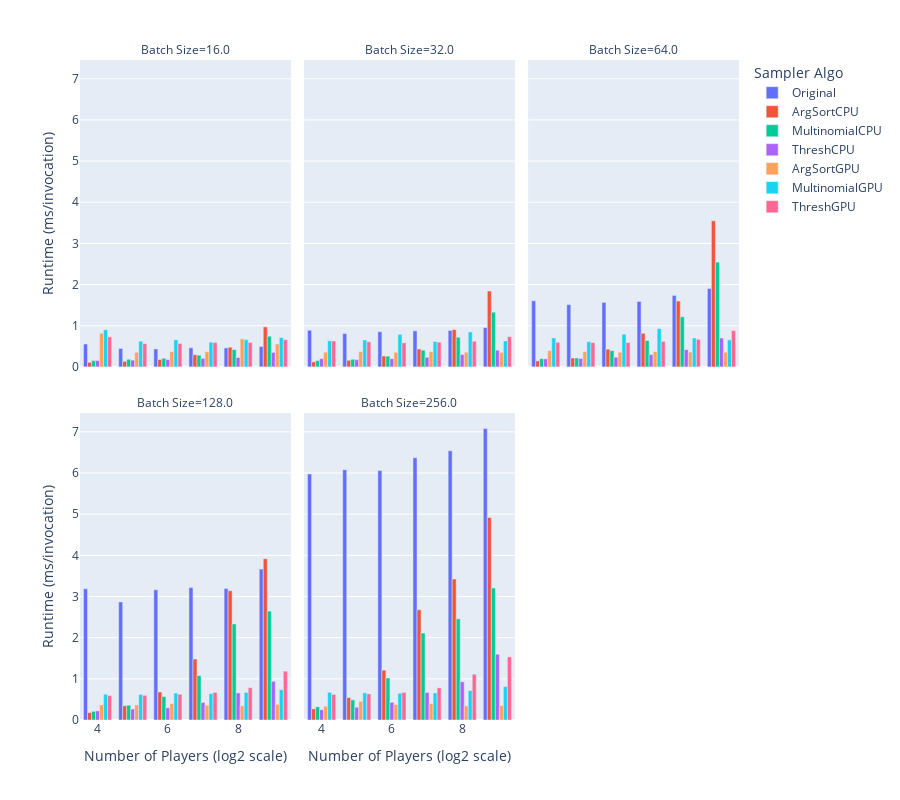

Notebook cell for this chart:
### Code cell
px.bar(
    results,
    x="Number of Players (log2 scale)",
    y="Runtime (ms/invocation)",
    color="Sampler Algo",
    facet_col="Batch Size",
    facet_col_wrap=3,
    barmode="group",
    height=800,
)

### Figure 1 — Plotly figure (JSON) as saved in the notebook; plotly's stock layout.template omitted (floating-point values rounded to 4 significant figures)
{"data": [{"alignmentgroup": "True", "hovertemplate": "Sampler Algo=Original<br>Batch Size=16.0<br>Number of Players (log2 scale)=%{x}<br>Runtime (ms/invocation)=%{y}<extra></extra>", "legendgroup": "Original", "marker": {"color": "#636efa", "pattern": {"shape": ""}}, "name": "Original", "offsetgroup": "Original", "orientation": "v", "showlegend": true, "textposition": "auto", "type": "bar", "x": [4, 5, 6, 7, 8, 9], "xaxis": "x4", "y": [0.5554, 0.4471, 0.4357, 0.4651, 0.4603, 0.4954], "yaxis": "y4"}, {"alignmentgroup": "True", "hovertemplate": "Sampler Algo=Original<br>Batch Size=32.0<br>Number of Players (log2 scale)=%{x}<br>Runtime (ms/invocation)=%{y}<extra></extra>", "legendgroup": "Original", "marker": {"color": "#636efa", "pattern": {"shape": ""}}, "name": "Original", "offsetgroup": "Original", "orientation": "v", "showlegend": false, "textposition": "auto", "type": "bar", "x": [4, 5, 6, 7, 8, 9], "xaxis": "x5", "y": [0.8905, 0.8089, 0.8548, 0.8758, 0.8856, 0.955], "yaxis": "y5"}, {"alignmentgroup": "True", "hovertemplate": "Sampler Algo=Original<br>Batch Size=64.0<br>Number of Players (log2 scale)=%{x}<br>Runtime (ms/invocation)=%{y}<extra></extra>", "legendgroup": "Original", "marker": {"color": "#636efa", "pattern": {"shape": ""}}, "name": "Original", "offsetgroup": "Original", "orientation": "v", "showlegend": false, "textposition": "auto", "type": "bar", "x": [4, 5, 6, 7, 8, 9], "xaxis": "x6", "y": [1.606, 1.512, 1.567, 1.59, 1.736, 1.903], "yaxis": "y6"}, {"alignmentgroup": "True", "hovertemplate": "Sampler Algo=Original<br>Batch Size=128.0<br>Number of Players (log2 scale)=%{x}<br>Runtime (ms/invocation)=%{y}<extra></extra>", "legendgroup": "Original", "marker": {"color": "#636efa", "pattern": {"shape": ""}}, "name": "Original", "offsetgroup": "Original", "orientation": "v", "showlegend": false, "textposition": "auto", "type": "bar", "x": [4, 5, 6, 7, 8, 9], "xaxis": "x", "y": [3.187, 2.868, 3.163, 3.216, 3.192, 3.665], "yaxis": "y"}, {"alignmentgroup": "True", "hovertemplate": "Sampler Algo=Original<br>Batch Size=256.0<br>Number of Players (log2 scale)=%{x}<br>Runtime (ms/invocation)=%{y}<extra></extra>", "legendgroup": "Original", "marker": {"color": "#636efa", "pattern": {"shape": ""}}, "name": "Original", "offsetgroup": "Original", "orientation": "v", "showlegend": false, "textposition": "auto", "type": "bar", "x": [4, 5, 6, 7, 8, 9], "xaxis": "x2", "y": [5.976, 6.08, 6.058, 6.369, 6.54, 7.082], "yaxis": "y2"}, {"alignmentgroup": "True", "hovertemplate": "Sampler Algo=ArgSortCPU<br>Batch Size=16.0<br>Number of Players (log2 scale)=%{x}<br>Runtime (ms/invocation)=%{y}<extra></extra>", "legendgroup": "ArgSortCPU", "marker": {"color": "#EF553B", "pattern": {"shape": ""}}, "name": "ArgSortCPU", "offsetgroup": "ArgSortCPU", "orientation": "v", "showlegend": true, "textposition": "auto", "type": "bar", "x": [4, 5, 6, 7, 8, 9], "xaxis": "x4", "y": [0.1116, 0.1353, 0.1807, 0.2953, 0.4783, 0.9723], "yaxis": "y4"}, {"alignmentgroup": "True", "hovertemplate": "Sampler Algo=ArgSortCPU<br>Batch Size=32.0<br>Number of Players (log2 scale)=%{x}<br>Runtime (ms/invocation)=%{y}<extra></extra>", "legendgroup": "ArgSortCPU", "marker": {"color": "#EF553B", "pattern": {"shape": ""}}, "name": "ArgSortCPU", "offsetgroup": "ArgSortCPU", "orientation": "v", "showlegend": false, "textposition": "auto", "type": "bar", "x": [4, 5, 6, 7, 8, 9], "xaxis": "x5", "y": [0.1223, 0.1607, 0.2652, 0.4355, 0.9061, 1.843], "yaxis": "y5"}, {"alignmentgroup": "True", "hovertemplate": "Sampler Algo=ArgSortCPU<br>Batch Size=64.0<br>Number of Players (log2 scale)=%{x}<br>Runtime (ms/invocation)=%{y}<extra></extra>", "legendgroup": "ArgSortCPU", "marker": {"color": "#EF553B", "pattern": {"shape": ""}}, "name": "ArgSortCPU", "offsetgroup": "ArgSortCPU", "orientation": "v", "showlegend": false, "textposition": "auto", "type": "bar", "x": [4, 5, 6, 7, 8, 9], "xaxis": "x6", "y": [0.146, 0.2167, 0.4305, 0.8174, 1.601, 3.549], "yaxis": "y6"}, {"alignmentgroup": "True", "hovertemplate": "Sampler Algo=ArgSortCPU<br>Batch Size=128.0<br>Number of Players (log2 scale)=%{x}<br>Runtime (ms/invocation)=%{y}<extra></extra>", "legendgroup": "ArgSortCPU", "marker": {"color": "#EF553B", "pattern": {"shape": ""}}, "name": "ArgSortCPU", "offsetgroup": "ArgSortCPU", "orientation": "v", "showlegend": false, "textposition": "auto", "type": "bar", "x": [4, 5, 6, 7, 8, 9], "xaxis": "x", "y": [0.1802, 0.3476, 0.6809, 1.481, 3.142, 3.919], "yaxis": "y"}, {"alignmentgroup": "True", "hovertemplate": "Sampler Algo=ArgSortCPU<br>Batch Size=256.0<br>Number of Players (log2 scale)=%{x}<br>Runtime (ms/invocation)=%{y}<extra></extra>", "legendgroup": "ArgSortCPU", "marker": {"color": "#EF553B", "pattern": {"shape": ""}}, "name": "ArgSortCPU", "offsetgroup": "ArgSortCPU", "orientation": "v", "showlegend": false, "textposition": "auto", "type": "bar", "x": [4, 5, 6, 7, 8, 9], "xaxis": "x2", "y": [0.2714, 0.5457, 1.211, 2.678, 3.427, 4.922], "yaxis": "y2"}, {"alignmentgroup": "True", "hovertemplate": "Sampler Algo=MultinomialCPU<br>Batch Size=16.0<br>Number of Players (log2 scale)=%{x}<br>Runtime (ms/invocation)=%{y}<extra></extra>", "legendgroup": "MultinomialCPU", "marker": {"color": "#00cc96", "pattern": {"shape": ""}}, "name": "MultinomialCPU", "offsetgroup": "MultinomialCPU", "orientation": "v", "showlegend": true, "textposition": "auto", "type": "bar", "x": [4, 5, 6, 7, 8, 9], "xaxis": "x4", "y": [0.1551, 0.1851, 0.21, 0.2848, 0.4202, 0.7455], "yaxis": "y4"}, {"alignmentgroup": "True", "hovertemplate": "Sampler Algo=MultinomialCPU<br>Batch Size=32.0<br>Number of Players (log2 scale)=%{x}<br>Runtime (ms/invocation)=%{y}<extra></extra>", "legendgroup": "MultinomialCPU", "marker": {"color": "#00cc96", "pattern": {"shape": ""}}, "name": "MultinomialCPU", "offsetgroup": "MultinomialCPU", "orientation": "v", "showlegend": false, "textposition": "auto", "type": "bar", "x": [4, 5, 6, 7, 8, 9], "xaxis": "x5", "y": [0.1551, 0.1851, 0.2601, 0.4056, 0.7207, 1.329], "yaxis": "y5"}, {"alignmentgroup": "True", "hovertemplate": "Sampler Algo=MultinomialCPU<br>Batch Size=64.0<br>Number of Players (log2 scale)=%{x}<br>Runtime (ms/invocation)=%{y}<extra></extra>", "legendgroup": "MultinomialCPU", "marker": {"color": "#00cc96", "pattern": {"shape": ""}}, "name": "MultinomialCPU", "offsetgroup": "MultinomialCPU", "orientation": "v", "showlegend": false, "textposition": "auto", "type": "bar", "x": [4, 5, 6, 7, 8, 9], "xaxis": "x6", "y": [0.2, 0.2155, 0.3951, 0.6423, 1.217, 2.545], "yaxis": "y6"}, {"alignmentgroup": "True", "hovertemplate": "Sampler Algo=MultinomialCPU<br>Batch Size=128.0<br>Number of Players (log2 scale)=%{x}<br>Runtime (ms/invocation)=%{y}<extra></extra>", "legendgroup": "MultinomialCPU", "marker": {"color": "#00cc96", "pattern": {"shape": ""}}, "name": "MultinomialCPU", "offsetgroup": "MultinomialCPU", "orientation": "v", "showlegend": false, "textposition": "auto", "type": "bar", "x": [4, 5, 6, 7, 8, 9], "xaxis": "x", "y": [0.2101, 0.3601, 0.5705, 1.08, 2.333, 2.645], "yaxis": "y"}, {"alignmentgroup": "True", "hovertemplate": "Sampler Algo=MultinomialCPU<br>Batch Size=256.0<br>Number of Players (log2 scale)=%{x}<br>Runtime (ms/invocation)=%{y}<extra></extra>", "legendgroup": "MultinomialCPU", "marker": {"color": "#00cc96", "pattern": {"shape": ""}}, "name": "MultinomialCPU", "offsetgroup": "MultinomialCPU", "orientation": "v", "showlegend": false, "textposition": "auto", "type": "bar", "x": [4, 5, 6, 7, 8, 9], "xaxis": "x2", "y": [0.32, 0.4903, 1.02, 2.112, 2.458, 3.206], "yaxis": "y2"}, {"alignmentgroup": "True", "hovertemplate": "Sampler Algo=ThreshCPU<br>Batch Size=16.0<br>Number of Players (log2 scale)=%{x}<br>Runtime (ms/invocation)=%{y}<extra></extra>", "legendgroup": "ThreshCPU", "marker": {"color": "#ab63fa", "pattern": {"shape": ""}}, "name": "ThreshCPU", "offsetgroup": "ThreshCPU", "orientation": "v", "showlegend": true, "textposition": "auto", "type": "bar", "x": [4, 5, 6, 7, 8, 9], "xaxis": "x4", "y": [0.1556, 0.1651, 0.18, 0.206, 0.2285, 0.353], "yaxis": "y4"}, {"alignmentgroup": "True", "hovertemplate": "Sampler Algo=ThreshCPU<br>Batch Size=32.0<br>Number of Players (log2 scale)=%{x}<br>Runtime (ms/invocation)=%{y}<extra></extra>", "legendgroup": "ThreshCPU", "marker": {"color": "#ab63fa", "pattern": {"shape": ""}}, "name": "ThreshCPU", "offsetgroup": "ThreshCPU", "orientation": "v", "showlegend": false, "textposition": "auto", "type": "bar", "x": [4, 5, 6, 7, 8, 9], "xaxis": "x5", "y": [0.2002, 0.1751, 0.2, 0.2335, 0.2989, 0.4058], "yaxis": "y5"}, {"alignmentgroup": "True", "hovertemplate": "Sampler Algo=ThreshCPU<br>Batch Size=64.0<br>Number of Players (log2 scale)=%{x}<br>Runtime (ms/invocation)=%{y}<extra></extra>", "legendgroup": "ThreshCPU", "marker": {"color": "#ab63fa", "pattern": {"shape": ""}}, "name": "ThreshCPU", "offsetgroup": "ThreshCPU", "orientation": "v", "showlegend": false, "textposition": "auto", "type": "bar", "x": [4, 5, 6, 7, 8, 9], "xaxis": "x6", "y": [0.1952, 0.2051, 0.2354, 0.3005, 0.4186, 0.7009], "yaxis": "y6"}, {"alignmentgroup": "True", "hovertemplate": "Sampler Algo=ThreshCPU<br>Batch Size=128.0<br>Number of Players (log2 scale)=%{x}<br>Runtime (ms/invocation)=%{y}<extra></extra>", "legendgroup": "ThreshCPU", "marker": {"color": "#ab63fa", "pattern": {"shape": ""}}, "name": "ThreshCPU", "offsetgroup": "ThreshCPU", "orientation": "v", "showlegend": false, "textposition": "auto", "type": "bar", "x": [4, 5, 6, 7, 8, 9], "xaxis": "x", "y": [0.2202, 0.2657, 0.2957, 0.4256, 0.6583, 0.941], "yaxis": "y"}, {"alignmentgroup": "True", "hovertemplate": "Sampler Algo=ThreshCPU<br>Batch Size=256.0<br>Number of Players (log2 scale)=%{x}<br>Runtime (ms/invocation)=%{y}<extra></extra>", "legendgroup": "ThreshCPU", "marker": {"color": "#ab63fa", "pattern": {"shape": ""}}, "name": "ThreshCPU", "offsetgroup": "ThreshCPU", "orientation": "v", "showlegend": false, "textposition": "auto", "type": "bar", "x": [4, 5, 6, 7, 8, 9], "xaxis": "x2", "y": [0.2513, 0.3103, 0.4297, 0.6682, 0.9288, 1.598], "yaxis": "y2"}, {"alignmentgroup": "True", "hovertemplate": "Sampler Algo=ArgSortGPU<br>Batch Size=16.0<br>Number of Players (log2 scale)=%{x}<br>Runtime (ms/invocation)=%{y}<extra></extra>", "legendgroup": "ArgSortGPU", "marker": {"color": "#FFA15A", "pattern": {"shape": ""}}, "name": "ArgSortGPU", "offsetgroup": "ArgSortGPU", "orientation": "v", "showlegend": true, "textposition": "auto", "type": "bar", "x": [4, 5, 6, 7, 8, 9], "xaxis": "x4", "y": [0.8169, 0.3543, 0.3713, 0.3703, 0.6829, 0.5549], "yaxis": "y4"}, {"alignmentgroup": "True", "hovertemplate": "Sampler Algo=ArgSortGPU<br>Batch Size=32.0<br>Number of Players (log2 scale)=%{x}<br>Runtime (ms/invocation)=%{y}<extra></extra>", "legendgroup": "ArgSortGPU", "marker": {"color": "#FFA15A", "pattern": {"shape": ""}}, "name": "ArgSortGPU", "offsetgroup": "ArgSortGPU", "orientation": "v", "showlegend": false, "textposition": "auto", "type": "bar", "x": [4, 5, 6, 7, 8, 9], "xaxis": "x5", "y": [0.3579, 0.3724, 0.3552, 0.3703, 0.3555, 0.3516], "yaxis": "y5"}, {"alignmentgroup": "True", "hovertemplate": "Sampler Algo=ArgSortGPU<br>Batch Size=64.0<br>Number of Players (log2 scale)=%{x}<br>Runtime (ms/invocation)=%{y}<extra></extra>", "legendgroup": "ArgSortGPU", "marker": {"color": "#FFA15A", "pattern": {"shape": ""}}, "name": "ArgSortGPU", "offsetgroup": "ArgSortGPU", "orientation": "v", "showlegend": false, "textposition": "auto", "type": "bar", "x": [4, 5, 6, 7, 8, 9], "xaxis": "x6", "y": [0.3948, 0.3707, 0.3576, 0.3685, 0.3603, 0.3571], "yaxis": "y6"}, {"alignmentgroup": "True", "hovertemplate": "Sampler Algo=ArgSortGPU<br>Batch Size=128.0<br>Number of Players (log2 scale)=%{x}<br>Runtime (ms/invocation)=%{y}<extra></extra>", "legendgroup": "ArgSortGPU", "marker": {"color": "#FFA15A", "pattern": {"shape": ""}}, "name": "ArgSortGPU", "offsetgroup": "ArgSortGPU", "orientation": "v", "showlegend": false, "textposition": "auto", "type": "bar", "x": [4, 5, 6, 7, 8, 9], "xaxis": "x", "y": [0.3652, 0.3665, 0.4001, 0.3581, 0.3453, 0.3787], "yaxis": "y"}, {"alignmentgroup": "True", "hovertemplate": "Sampler Algo=ArgSortGPU<br>Batch Size=256.0<br>Number of Players (log2 scale)=%{x}<br>Runtime (ms/invocation)=%{y}<extra></extra>", "legendgroup": "ArgSortGPU", "marker": {"color": "#FFA15A", "pattern": {"shape": ""}}, "name": "ArgSortGPU", "offsetgroup": "ArgSortGPU", "orientation": "v", "showlegend": false, "textposition": "auto", "type": "bar", "x": [4, 5, 6, 7, 8, 9], "xaxis": "x2", "y": [0.336, 0.4522, 0.3745, 0.3994, 0.3445, 0.3526], "yaxis": "y2"}, {"alignmentgroup": "True", "hovertemplate": "Sampler Algo=MultinomialGPU<br>Batch Size=16.0<br>Number of Players (log2 scale)=%{x}<br>Runtime (ms/invocation)=%{y}<extra></extra>", "legendgroup": "MultinomialGPU", "marker": {"color": "#19d3f3", "pattern": {"shape": ""}}, "name": "MultinomialGPU", "offsetgroup": "MultinomialGPU", "orientation": "v", "showlegend": true, "textposition": "auto", "type": "bar", "x": [4, 5, 6, 7, 8, 9], "xaxis": "x4", "y": [0.9012, 0.6257, 0.6583, 0.6005, 0.6604, 0.7116], "yaxis": "y4"}, {"alignmentgroup": "True", "hovertemplate": "Sampler Algo=MultinomialGPU<br>Batch Size=32.0<br>Number of Players (log2 scale)=%{x}<br>Runtime (ms/invocation)=%{y}<extra></extra>", "legendgroup": "MultinomialGPU", "marker": {"color": "#19d3f3", "pattern": {"shape": ""}}, "name": "MultinomialGPU", "offsetgroup": "MultinomialGPU", "orientation": "v", "showlegend": false, "textposition": "auto", "type": "bar", "x": [4, 5, 6, 7, 8, 9], "xaxis": "x5", "y": [0.6352, 0.6534, 0.7903, 0.6165, 0.8491, 0.6299], "yaxis": "y5"}, {"alignmentgroup": "True", "hovertemplate": "Sampler Algo=MultinomialGPU<br>Batch Size=64.0<br>Number of Players (log2 scale)=%{x}<br>Runtime (ms/invocation)=%{y}<extra></extra>", "legendgroup": "MultinomialGPU", "marker": {"color": "#19d3f3", "pattern": {"shape": ""}}, "name": "MultinomialGPU", "offsetgroup": "MultinomialGPU", "orientation": "v", "showlegend": false, "textposition": "auto", "type": "bar", "x": [4, 5, 6, 7, 8, 9], "xaxis": "x6", "y": [0.7038, 0.6116, 0.7951, 0.9304, 0.7027, 0.656], "yaxis": "y6"}, {"alignmentgroup": "True", "hovertemplate": "Sampler Algo=MultinomialGPU<br>Batch Size=128.0<br>Number of Players (log2 scale)=%{x}<br>Runtime (ms/invocation)=%{y}<extra></extra>", "legendgroup": "MultinomialGPU", "marker": {"color": "#19d3f3", "pattern": {"shape": ""}}, "name": "MultinomialGPU", "offsetgroup": "MultinomialGPU", "orientation": "v", "showlegend": false, "textposition": "auto", "type": "bar", "x": [4, 5, 6, 7, 8, 9], "xaxis": "x", "y": [0.6255, 0.6208, 0.6559, 0.6424, 0.6699, 0.7368], "yaxis": "y"}, {"alignmentgroup": "True", "hovertemplate": "Sampler Algo=MultinomialGPU<br>Batch Size=256.0<br>Number of Players (log2 scale)=%{x}<br>Runtime (ms/invocation)=%{y}<extra></extra>", "legendgroup": "MultinomialGPU", "marker": {"color": "#19d3f3", "pattern": {"shape": ""}}, "name": "MultinomialGPU", "offsetgroup": "MultinomialGPU", "orientation": "v", "showlegend": false, "textposition": "auto", "type": "bar", "x": [4, 5, 6, 7, 8, 9], "xaxis": "x2", "y": [0.6725, 0.6602, 0.6504, 0.6579, 0.7163, 0.8122], "yaxis": "y2"}, {"alignmentgroup": "True", "hovertemplate": "Sampler Algo=ThreshGPU<br>Batch Size=16.0<br>Number of Players (log2 scale)=%{x}<br>Runtime (ms/invocation)=%{y}<extra></extra>", "legendgroup": "ThreshGPU", "marker": {"color": "#FF6692", "pattern": {"shape": ""}}, "name": "ThreshGPU", "offsetgroup": "ThreshGPU", "orientation": "v", "showlegend": true, "textposition": "auto", "type": "bar", "x": [4, 5, 6, 7, 8, 9], "xaxis": "x4", "y": [0.7308, 0.5658, 0.5703, 0.5911, 0.5939, 0.661], "yaxis": "y4"}, {"alignmentgroup": "True", "hovertemplate": "Sampler Algo=ThreshGPU<br>Batch Size=32.0<br>Number of Players (log2 scale)=%{x}<br>Runtime (ms/invocation)=%{y}<extra></extra>", "legendgroup": "ThreshGPU", "marker": {"color": "#FF6692", "pattern": {"shape": ""}}, "name": "ThreshGPU", "offsetgroup": "ThreshGPU", "orientation": "v", "showlegend": false, "textposition": "auto", "type": "bar", "x": [4, 5, 6, 7, 8, 9], "xaxis": "x5", "y": [0.6291, 0.6109, 0.5851, 0.6004, 0.624, 0.7354], "yaxis": "y5"}, {"alignmentgroup": "True", "hovertemplate": "Sampler Algo=ThreshGPU<br>Batch Size=64.0<br>Number of Players (log2 scale)=%{x}<br>Runtime (ms/invocation)=%{y}<extra></extra>", "legendgroup": "ThreshGPU", "marker": {"color": "#FF6692", "pattern": {"shape": ""}}, "name": "ThreshGPU", "offsetgroup": "ThreshGPU", "orientation": "v", "showlegend": false, "textposition": "auto", "type": "bar", "x": [4, 5, 6, 7, 8, 9], "xaxis": "x6", "y": [0.5974, 0.5914, 0.5903, 0.6202, 0.6692, 0.882], "yaxis": "y6"}, {"alignmentgroup": "True", "hovertemplate": "Sampler Algo=ThreshGPU<br>Batch Size=128.0<br>Number of Players (log2 scale)=%{x}<br>Runtime (ms/invocation)=%{y}<extra></extra>", "legendgroup": "ThreshGPU", "marker": {"color": "#FF6692", "pattern": {"shape": ""}}, "name": "ThreshGPU", "offsetgroup": "ThreshGPU", "orientation": "v", "showlegend": false, "textposition": "auto", "type": "bar", "x": [4, 5, 6, 7, 8, 9], "xaxis": "x", "y": [0.5913, 0.5998, 0.6263, 0.6711, 0.7859, 1.186], "yaxis": "y"}, {"alignmentgroup": "True", "hovertemplate": "Sampler Algo=ThreshGPU<br>Batch Size=256.0<br>Number of Players (log2 scale)=%{x}<br>Runtime (ms/invocation)=%{y}<extra></extra>", "legendgroup": "ThreshGPU", "marker": {"color": "#FF6692", "pattern": {"shape": ""}}, "name": "ThreshGPU", "offsetgroup": "ThreshGPU", "orientation": "v", "showlegend": false, "textposition": "auto", "type": "bar", "x": [4, 5, 6, 7, 8, 9], "xaxis": "x2", "y": [0.6219, 0.6341, 0.672, 0.7813, 1.112, 1.533], "yaxis": "y2"}], "layout": {"annotations": [{"font": {}, "showarrow": false, "text": "Batch Size=128.0", "x": 0.16, "xanchor": "center", "xref": "paper", "y": 0.465, "yanchor": "bottom", "yref": "paper"}, {"font": {}, "showarrow": false, "text": "Batch Size=256.0", "x": 0.5, "xanchor": "center", "xref": "paper", "y": 0.465, "yanchor": "bottom", "yref": "paper"}, {"font": {}, "showarrow": false, "text": "Batch Size=16.0", "x": 0.16, "xanchor": "center", "xref": "paper", "y": 1.0, "yanchor": "bottom", "yref": "paper"}, {"font": {}, "showarrow": false, "text": "Batch Size=32.0", "x": 0.5, "xanchor": "center", "xref": "paper", "y": 1.0, "yanchor": "bottom", "yref": "paper"}, {"font": {}, "showarrow": false, "text": "Batch Size=64.0", "x": 0.84, "xanchor": "center", "xref": "paper", "y": 1.0, "yanchor": "bottom", "yref": "paper"}], "barmode": "group", "height": 800, "legend": {"title": {"text": "Sampler Algo"}, "tracegroupgap": 0}, "margin": {"t": 60}, "xaxis": {"anchor": "y", "domain": [0, 0.32], "title": {"text": "Number of Players (log2 scale)"}}, "xaxis2": {"anchor": "y2", "domain": [0.34, 0.66], "matches": "x", "title": {"text": "Number of Players (log2 scale)"}}, "xaxis3": {"anchor": "y3", "domain": [0.68, 1.0], "matches": "x", "title": {"text": "Number of Players (log2 scale)"}}, "xaxis4": {"anchor": "y4", "domain": [0, 0.32], "matches": "x", "showticklabels": false}, "xaxis5": {"anchor": "y5", "domain": [0.34, 0.66], "matches": "x", "showticklabels": false}, "xaxis6": {"anchor": "y6", "domain": [0.68, 1.0], "matches": "x", "showticklabels": false}, "yaxis": {"anchor": "x", "domain": [0, 0.465], "title": {"text": "Runtime (ms/invocation)"}}, "yaxis2": {"anchor": "x2", "domain": [0, 0.465], "matches": "y", "showticklabels": false}, "yaxis3": {"anchor": "x3", "domain": [0, 0.465], "matches": "y", "showticklabels": false}, "yaxis4": {"anchor": "x4", "domain": [0.535, 1.0], "matches": "y", "title": {"text": "Runtime (ms/invocation)"}}, "yaxis5": {"anchor": "x5", "domain": [0.535, 1.0], "matches": "y", "showticklabels": false}, "yaxis6": {"anchor": "x6", "domain": [0.535, 1.0], "matches": "y", "showticklabels": false}}}
